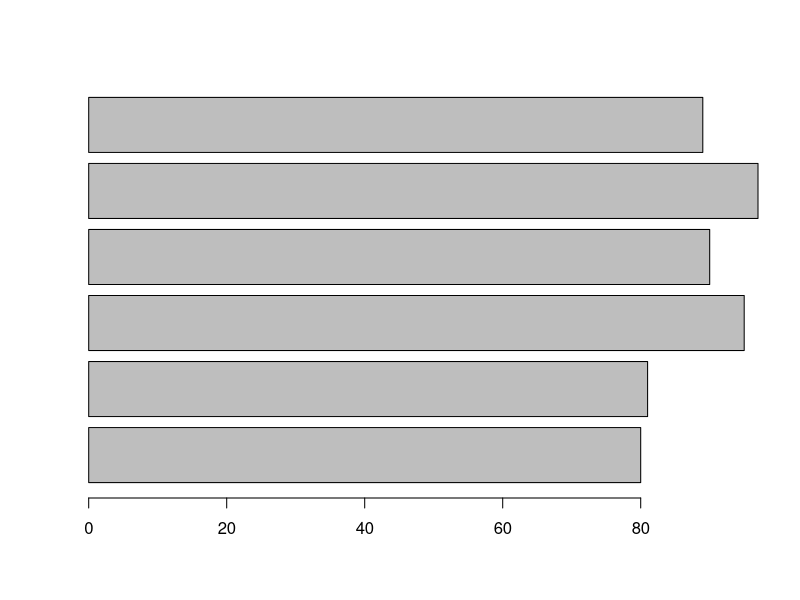

The R script that drew this image:
names<-c('kiran','yella','naveen','ganesh','teja','harsha')
age<-c(18,21,19,20,22,20)
marks<-c(80,81,95,90,97,89)
df<-data.frame(names,age,marks)
barplot(marks,horiz = TRUE)
